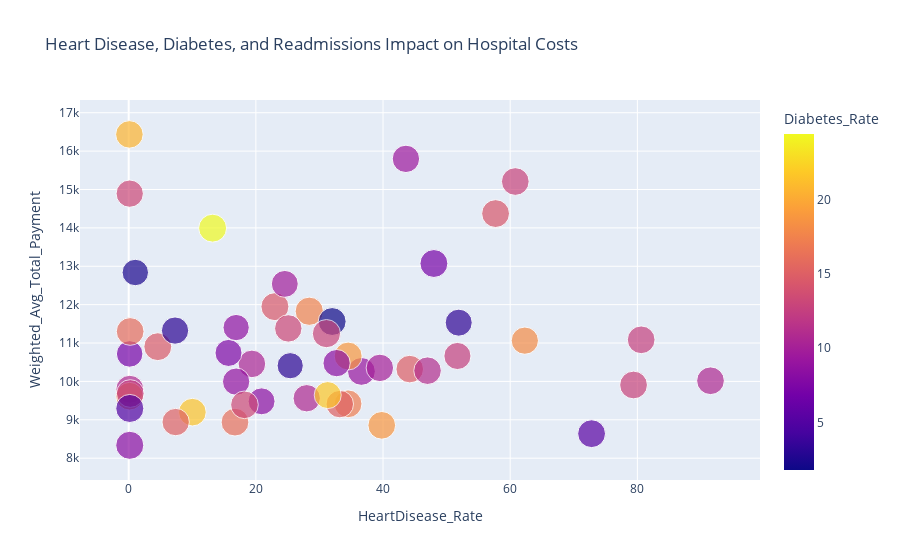

Notebook code for this chart:
### Code cell
import plotly.express as px

px.scatter(
    merged_ds,
    x="HeartDisease_Rate",
    y="Weighted_Avg_Total_Payment",
    size="Excess_Readmission_Ratio",
    color="Diabetes_Rate",
    hover_name="State",
    title="Heart Disease, Diabetes, and Readmissions Impact on Hospital Costs"
)

### Figure 1 — Plotly figure (JSON) as saved in the notebook; plotly's stock layout.template omitted (floating-point values rounded to 4 significant figures)
{"data": [{"hovertemplate": "<b>%{hovertext}</b><br><br>HeartDisease_Rate=%{x}<br>Weighted_Avg_Total_Payment=%{y}<br>Excess_Readmission_Ratio=%{marker.size}<br>Diabetes_Rate=%{marker.color}<extra></extra>", "hovertext": ["AK", "AL", "AR", "AZ", "CA", "CO", "CT", "DC", "DE", "FL", "GA", "HI", "IA", "ID", "IL", "IN", "KS", "KY", "LA", "MA", "MD", "ME", "MI", "MN", "MO", "MS", "MT", "NC", "ND", "NE", "NH", "NJ", "NM", "NV", "NY", "OH", "OK", "OR", "PA", "RI", "SC", "SD", "TN", "TX", "UT", "VA", "VT", "WA", "WI", "WV", "WY"], "legendgroup": "", "marker": {"color": [20.6, 21.5, 5.4, 10.5, 24.4, 7.6, 7.1, 12.9, 18.1, 10.8, 12.6, 9.4, 15.2, 3.1, 14.7, 17.2, 10.7, 18.8, 15.2, 17.5, 13.2, 3.3, 9.1, 3.1, 17.8, 16.1, 8.4, 14.9, 21.8, 8.8, 10.0, 14.5, 12.6, 1.8, 14.4, 10.7, 13.3, 9.8, 18.9, 13.0, 12.9, 7.1, 12.4, 15.9, 8.7, 11.1, 8.3, 13.2, 8.3, 5.0, 2.4], "coloraxis": "coloraxis", "size": [0.9909, 0.9992, 1.012, 0.9949, 1.02, 0.9556, 1.017, 1.003, 0.9703, 1.021, 1.005, 0.9806, 0.98, 0.8977, 1.015, 1.011, 0.9787, 1.001, 0.9875, 1.044, 0.9748, 0.9552, 1.014, 0.9716, 1.001, 1.009, 0.9469, 0.9948, 0.9541, 0.9743, 0.9829, 1.023, 0.9617, 1.018, 1.013, 1.003, 0.9997, 0.9471, 1.017, 1.037, 1.005, 0.9194, 1.004, 1.005, 0.902, 0.9924, 1.029, 0.9834, 0.9745, 1.029, 0.912], "sizemode": "area", "sizeref": 0.002611, "symbol": "circle"}, "mode": "markers", "name": "", "orientation": "v", "showlegend": false, "type": "scatter", "x": [0.1129, 10.02, 72.8, 19.38, 13.2, 15.7, 48.0, 60.8, 62.3, 0.1784, 80.6, 43.6, 7.389, 25.4, 4.579, 34.5, 28.0, 39.8, 33.2, 28.4, 0.1652, 51.9, 36.6, 7.291, 0.141, 16.72, 20.9, 44.2, 31.3, 16.9, 39.5, 23.0, 51.7, 32.0, 57.7, 91.5, 18.21, 24.55, 34.52, 31.1, 79.4, 0.153, 0.248, 0.2309, 16.9, 47.0, 0.169, 25.1, 32.7, 0.1755, 1.041], "xaxis": "x", "y": [16440.0, 9199.0, 8638.0, 10460.0, 13990.0, 10740.0, 13070.0, 15210.0, 11060.0, 9796.0, 11080.0, 15800.0, 8941.0, 10410.0, 10900.0, 9416.0, 9562.0, 8856.0, 9409.0, 11830.0, 14890.0, 11530.0, 10260.0, 11320.0, 9616.0, 8939.0, 9482.0, 10320.0, 9644.0, 9994.0, 10350.0, 11950.0, 10660.0, 11560.0, 14370.0, 10020.0, 9391.0, 12540.0, 10660.0, 11250.0, 9907.0, 10720.0, 9685.0, 11300.0, 11400.0, 10280.0, 8336.0, 11380.0, 10480.0, 9295.0, 12840.0], "yaxis": "y"}], "layout": {"coloraxis": {"colorbar": {"title": {"text": "Diabetes_Rate"}}, "colorscale": [[0, "#0d0887"], [0.1111, "#46039f"], [0.2222, "#7201a8"], [0.3333, "#9c179e"], [0.4444, "#bd3786"], [0.5556, "#d8576b"], [0.6667, "#ed7953"], [0.7778, "#fb9f3a"], [0.8889, "#fdca26"], [1, "#f0f921"]]}, "legend": {"itemsizing": "constant", "tracegroupgap": 0}, "title": {"text": "Heart Disease, Diabetes, and Readmissions Impact on Hospital Costs"}, "xaxis": {"anchor": "y", "domain": [0, 1], "title": {"text": "HeartDisease_Rate"}}, "yaxis": {"anchor": "x", "domain": [0, 1], "title": {"text": "Weighted_Avg_Total_Payment"}}}}
